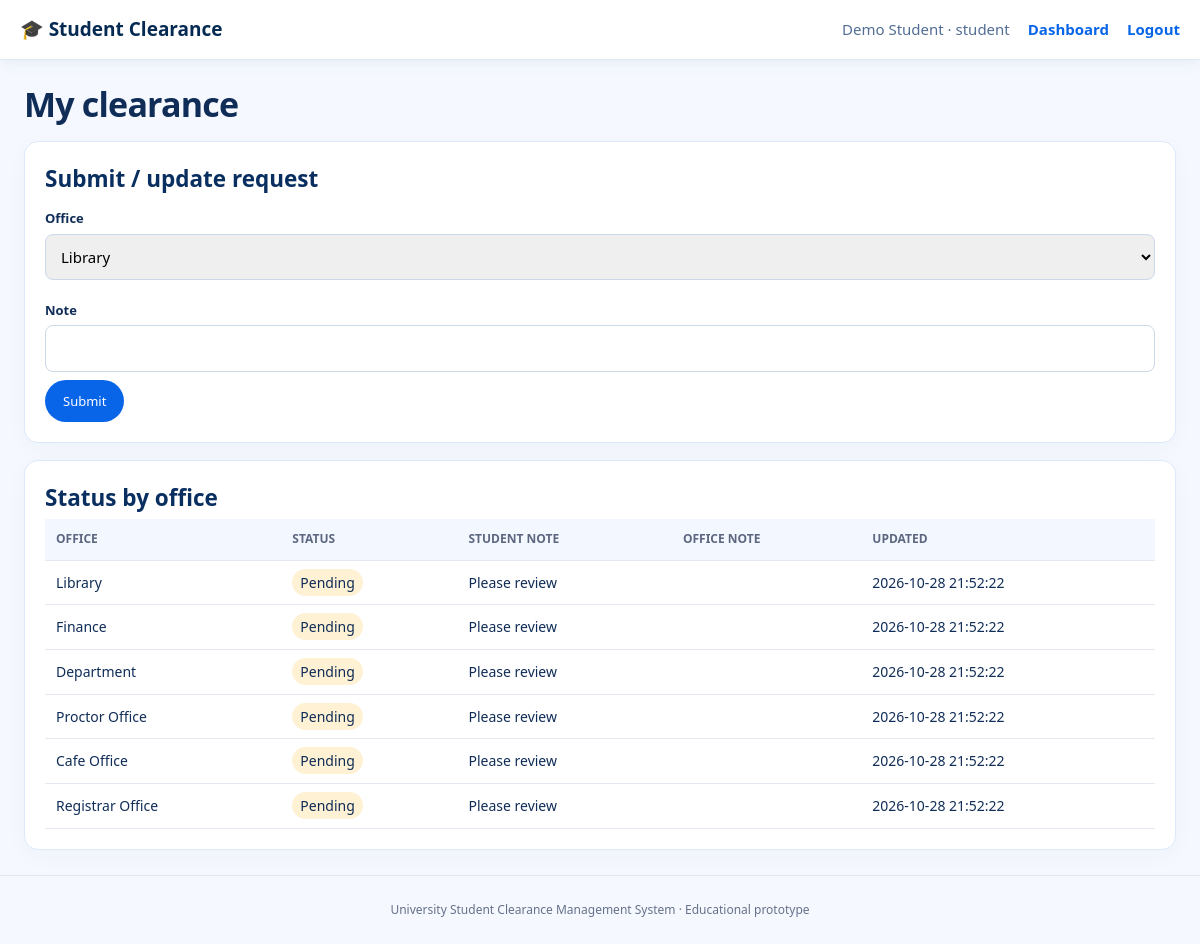
The page /student.php (signed in) on the database its author committed.
### tables this page shows
CREATE TABLE clearance_requests (
  id INT AUTO_INCREMENT PRIMARY KEY,
  student_id INT NOT NULL,
  office_id INT NOT NULL,
  status ENUM('Pending','Cleared','Rejected') NOT NULL DEFAULT 'Pending',
  student_note VARCHAR(500),
  office_note VARCHAR(500),
  reviewed_by INT NULL,
  created_at TIMESTAMP DEFAULT CURRENT_TIMESTAMP,
  updated_at TIMESTAMP DEFAULT CURRENT_TIMESTAMP ON UPDATE CURRENT_TIMESTAMP,
  UNIQUE KEY uq_student_office (student_id, office_id),
  FOREIGN KEY (student_id) REFERENCES students(id) ON DELETE CASCADE,
  FOREIGN KEY (office_id) REFERENCES offices(id) ON DELETE CASCADE,
  FOREIGN KEY (reviewed_by) REFERENCES users(id) ON DELETE SET NULL
);

CREATE TABLE offices (
  id INT AUTO_INCREMENT PRIMARY KEY,
  name VARCHAR(100) NOT NULL UNIQUE,
  description VARCHAR(255)
);

### includes/auth.php (called while the page is built, shortened)
<?php
function h($v){return htmlspecialchars((string)($v??''),ENT_QUOTES,'UTF-8');}

### student.php (the view, shortened to what this page needs)
<?php require __DIR__.'/config/db.php';require __DIR__.'/includes/auth.php';require_role(['student']);$u=$_SESSION['user'];$notice='';
$q=$pdo->prepare('SELECT cr.*,o.name office_name FROM clearance_requests cr JOIN offices o ON o.id=cr.office_id WHERE cr.student_id=? ORDER BY o.id');$q->execute([$u['student_id']]);$rows=$q->fetchAll();$offices=$pdo->query('SELECT * FROM offices ORDER BY id')->fetchAll();$pageTitle='My Clearance';require __DIR__.'/includes/header.php';?>
<h1>My clearance</h1><?php if($notice):?><p class="success"><?=h($notice)?></p><?php endif;?>
<section class="panel"><h2>Submit / update request</h2><form method="post"><label>Office</label><select name="office_id"><?php foreach($offices as $o):?><option value="<?=$o['id']?>"><?=h($o['name'])?></option><?php endforeach;?></select><label>Note</label><input name="note" maxlength="500"><button>Submit</button></form></section>
<section class="panel"><h2>Status by office</h2><div class="tablewrap"><table><tr><th>Office</th><th>Status</th><th>Student note</th><th>Office note</th><th>Updated</th></tr><?php foreach($rows as $r):?><tr><td><?=h($r['office_name'])?></td><td><span class="status <?=strtolower($r['status'])?>"><?=h($r['status'])?></span></td><td><?=h($r['student_note'])?></td><td><?=h($r['office_note'])?></td><td><?=h($r['updated_at'])?></td></tr><?php endforeach;?></table></div></section><?php require __DIR__.'/includes/footer.php';?>

### assets/style.css (style rules this page uses)
* { box-sizing:border-box }
:root { --navy:#062b53;--blue:#0865e8;--line:#dce9fa;--muted:#637da3 }
body { margin:0;background:#f5f9ff;color:#102d57;font:15px/1.55 'Segoe UI',Arial,sans-serif }
h1 { font-size:34px;line-height:1.12;letter-spacing:-.8px;margin:8px 0 16px }
h2 { margin:0 0 3px;color:#092e60 }
.clearance-section,.panel,.login { background:#fff;border:1px solid var(--line);border-radius:14px;padding:20px;margin:17px 0;box-shadow:0 6px 22px #1a2b4a08 }
.button,button { display:inline-block;border:0;border-radius:25px;background:var(--blue);color:white;padding:11px 18px;font-weight:700;text-decoration:none;cursor:pointer;font:inherit;font-size:13px }
label { display:block;margin:12px 0 5px;font-weight:700;font-size:13px }
input,select { width:100%;padding:11px;border:1px solid #cbd8e9;border-radius:8px;font:inherit;margin-bottom:8px }
.tablewrap { overflow-x:auto }
table { width:100%;border-collapse:collapse;font-size:14px }
th,td { text-align:left;padding:11px;border-bottom:1px solid #e4e9f1;vertical-align:top }
th { background:#f3f7ff;color:#5d6880;font-size:12px;text-transform:uppercase }
.status { padding:4px 8px;border-radius:20px;background:#fff1d3 }

### rows shown on the page
clearance_requests: office.name "Library", status "Pending", student_note "Please review", updated_at "2026-10-28 21:52:22"
clearance_requests: office.name "Finance", status "Pending", student_note "Please review", updated_at "2026-10-28 21:52:22"
clearance_requests: office.name "Department", status "Pending", student_note "Please review", updated_at "2026-10-28 21:52:22"
clearance_requests: office.name "Proctor Office", status "Pending", student_note "Please review", updated_at "2026-10-28 21:52:22"
clearance_requests: office.name "Cafe Office", status "Pending", student_note "Please review", updated_at "2026-10-28 21:52:22"
clearance_requests: office.name "Registrar Office", status "Pending", student_note "Please review", updated_at "2026-10-28 21:52:22"

### other values the page prints
$_SESSION['user']['name'] "Demo Student"
$_SESSION['user']['role'] "student"
form field office_id "Library"
